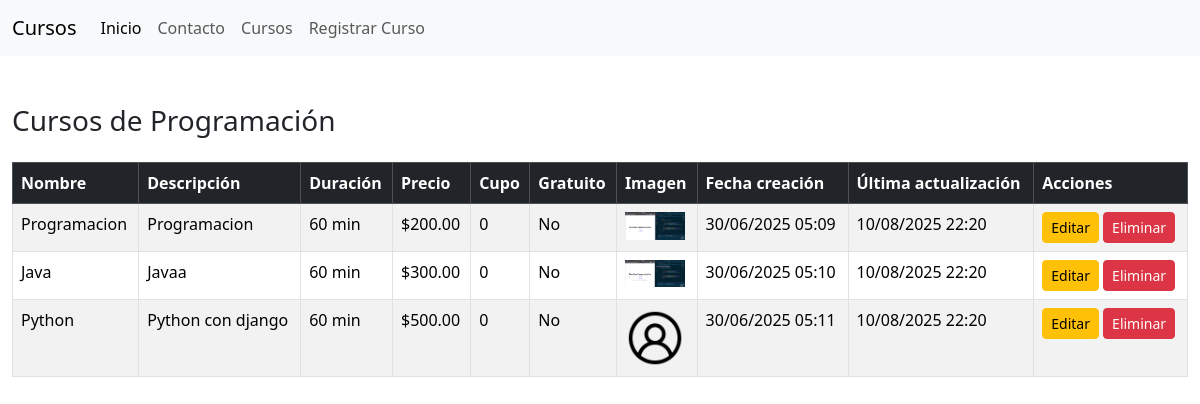
Page /cursos on the committed database.
### cursos/models.py (models this page shows, shortened)
class Curso(models.Model):
    nombre = models.CharField("Nombre del curso", max_length=255)
    descripcion = models.TextField("Descripción", default="Sin descripción")
    duracion = models.IntegerField("Duración (minutos)", default=60)
    precio = models.DecimalField("Precio", max_digits=8, decimal_places=2, default=0.00)
    maximo = models.IntegerField("Cupo máximo", default=0)
    gratis = models.BooleanField("¿Es gratuito?", default=False)
    imagen = models.ImageField("Imagen del curso", null=True, upload_to='fotos')
    fecha_creacion = models.DateTimeField("Fecha de creación", auto_now_add=True)
    fecha_final = models.DateTimeField("Última actualización",  default=timezone.now)
    class Meta:
        verbose_name = 'Curso'
        verbose_name_plural = 'Cursos'
        ordering = ['fecha_creacion']

### contenido/views.py (the view)
# urls.py: path('cursos', views.cursos, name='cursos'),
def cursos(request):
    cursos = Curso.objects.all()
    return render(request, "cursos.html", {'cursos':cursos})

### contenido/templates/cursos.html (shortened to what this page needs)
{% extends 'navegacion.html' %}
{% block content %}
<div class="container-fluid mt-4">
  <h3 class="mb-4">Cursos de Programación</h3>
  <table class="table table-bordered table-striped table-hover">
    <thead class="table-dark">
      <tr>
        <th>Nombre</th>
        <th>Descripción</th>
        <th>Duración</th>
        <th>Precio</th>
        <th>Cupo</th>
        <th>Gratuito</th>
        <th>Imagen</th>
        <th>Fecha creación</th>
        <th>Última actualización</th>
        <th>Acciones</th>
      </tr>
    </thead>
    <tbody>
      {% for curso in cursos %}
      <tr>
        <td>{{ curso.nombre }}</td>
        <td>{{ curso.descripcion|truncatechars:50 }}</td>
        <td>{{ curso.duracion }} min</td>
        <td>
          {% if curso.gratis %}
            Gratis
          {% else %}
            ${{ curso.precio }}
          {% endif %}
        </td>
        <td>{{ curso.maximo }}</td>
        <td>{{ curso.gratis|yesno:"Sí,No" }}</td>
        <td>
          {% if curso.imagen %}
            <img src="{{ curso.imagen.url }}" alt="Imagen" width="60">
          {% else %}
            Sin imagen
          {% endif %}
        </td>
        <td>{{ curso.fecha_creacion|date:"d/m/Y H:i" }}</td>
        <td>{{ curso.fecha_final|date:"d/m/Y H:i" }}</td>
        <td>
          <a href="{% url 'editar_curso' curso.id %}" class="btn btn-sm btn-warning">Editar</a>
          <a href="{% url 'eliminar_curso' curso.id %}" class="btn btn-sm btn-danger" onclick="return confirm('¿Estás seguro de eliminar este curso?');">Eliminar</a>
        </td>
      </tr>
      {% empty %}
      <tr>
        <td colspan="10" class="text-center">No hay cursos disponibles.</td>
      </tr>
      {% endfor %}
    </tbody>
  </table>
</div>
{% endblock %}

### contenido/templates/navegacion.html (shortened to what this page needs)
<!doctype html>
<html lang="en">
<head>
    <link href="https://cdn.jsdelivr.net/npm/bootstrap@5.3.7/dist/css/bootstrap.min.css" rel="stylesheet"
>
</head>
<body>
    <nav class="navbar navbar-expand-lg bg-body-tertiary">
        <div class="container-fluid">
            <a class="navbar-brand" href="{% url 'inicio' %}">Cursos</a>
            <div class="collapse navbar-collapse" id="navbarNav">
                <ul class="navbar-nav">
                    <li class="nav-item">
                        <a class="nav-link active" aria-current="page" href="{% url 'inicio' %}">Inicio</a>
                    </li>
                    <li class="nav-item">
                        <a class="nav-link" href="{% url 'contacto' %}">Contacto</a>
                    </li>
                    <li class="nav-item">
                        <a class="nav-link" href="{% url 'cursos' %}">Cursos</a>
                    </li>
                    <li class="nav-item">
                        <a class="nav-link" href="{% url 'registros' %}">Registrar Curso</a>
                    </li>
                </ul>
            </div>
        </div>
    </nav>
    <br>
    {% block content %}{% endblock %}
</body>
</html>

### rows in the picture
Curso: nombre "Programacion", descripcion "Programacion", duracion "60", precio "200.00", maximo "0", gratis "No", imagen (picture), fecha_creacion "30/06/2025 05:09", fecha_final "10/08/2025 22:20"
Curso: nombre "Java", descripcion "Javaa", duracion "60", precio "300.00", maximo "0", gratis "No", imagen (picture), fecha_creacion "30/06/2025 05:10", fecha_final "10/08/2025 22:20"
Curso: nombre "Python", descripcion "Python con django", duracion "60", precio "500.00", maximo "0", gratis "No", imagen (placeholder picture), fecha_creacion "30/06/2025 05:11", fecha_final "10/08/2025 22:20"
